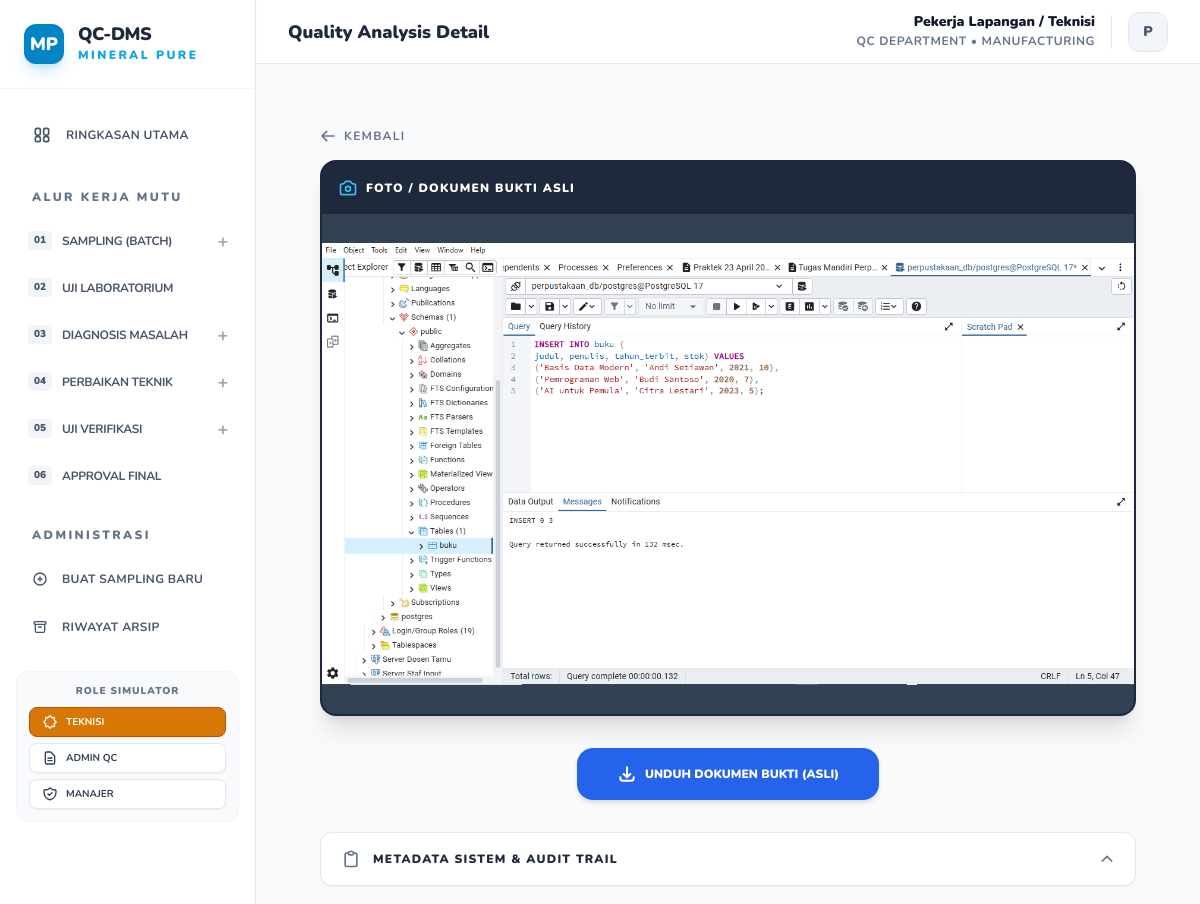
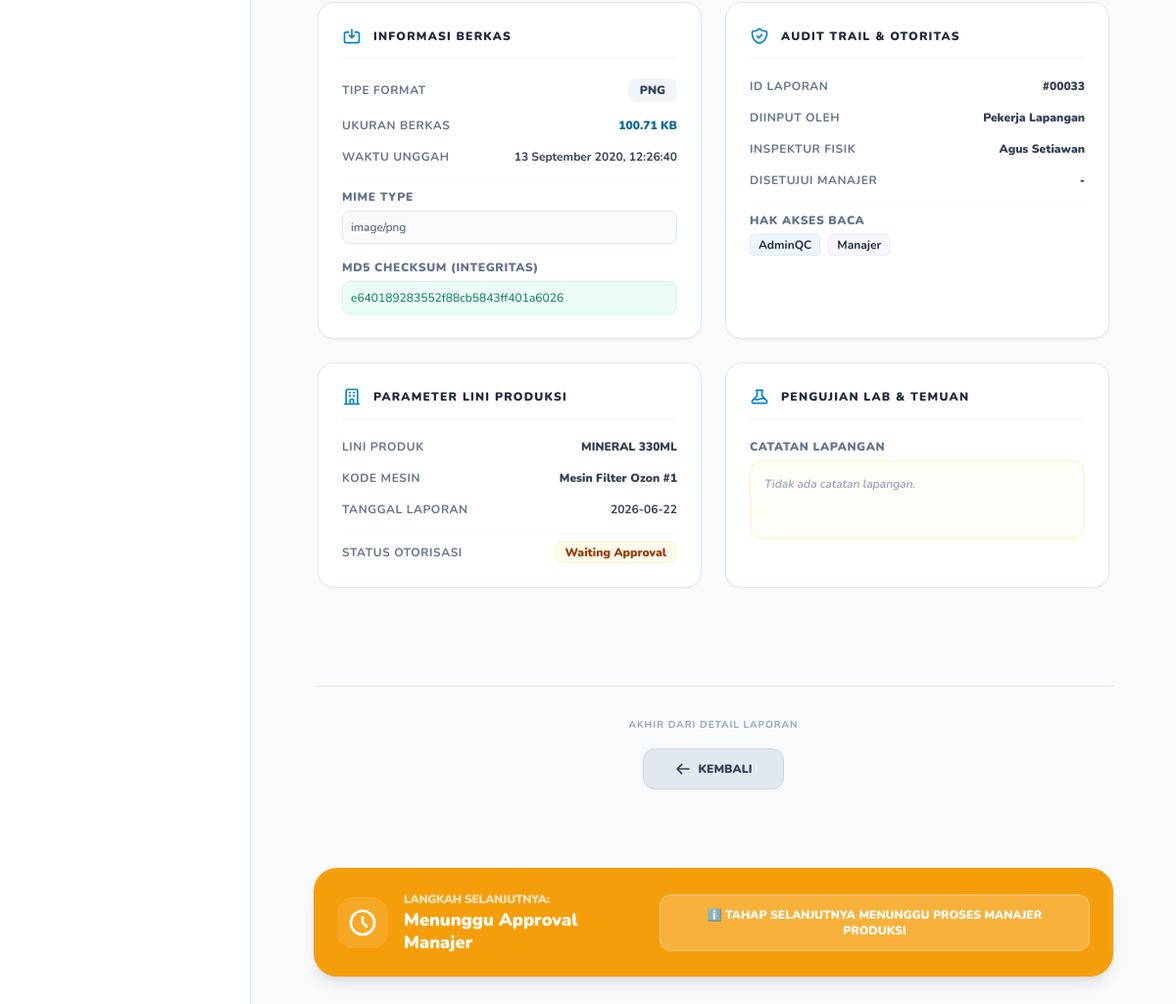
The page /view.php?id=33 on the database its author committed (2 pictures, top to bottom).
### tables this page shows
CREATE TABLE documents (
        id INTEGER PRIMARY KEY AUTOINCREMENT,
        no_dokumen TEXT UNIQUE,
        nama_dokumen TEXT,
        produk TEXT,
        jenis TEXT,
        tanggal TEXT,
        inspector TEXT,
        machine_id TEXT,
        admin_entry_name TEXT,
        status TEXT,
        status_mutu TEXT DEFAULT 'Passed',
        approval_status TEXT DEFAULT 'Waiting Approval',
        approved_by TEXT,
        link TEXT,
        deskripsi TEXT,
        folder_path TEXT,
        parent_doc_id INTEGER,
        ph TEXT,
        tds TEXT,
        kekeruhan TEXT,
        created_at DATETIME,
        approved_at DATETIME,
        archived_at DATETIME
    , file_path TEXT, external_link TEXT);

### view.php (the view, shortened to what the rows shown need)
<?php
require 'db.php';
$id = $_GET['id'] ?? null;
$stmt = $pdo->prepare("SELECT * FROM documents WHERE id = ?");
$stmt->execute([$id]);
$doc = $stmt->fetch(PDO::FETCH_ASSOC);
$stmt = $pdo->prepare("SELECT * FROM documents WHERE parent_doc_id = ?");
$stmt->execute([$id]);
$child_docs = $stmt->fetchAll(PDO::FETCH_ASSOC);
$file_size_formatted = '0 KB';
$file_ext = 'UNKNOWN';
$file_mime = 'application/octet-stream';
$file_hash = '-';
$file_upload_time = $doc['tanggal'];
if (!empty($doc['file_path']) && file_exists($doc['file_path'])) {
    $file_size = filesize($doc['file_path']);
    $units = array('B', 'KB', 'MB', 'GB', 'TB');
    $bytes = max($file_size, 0);
    $pow = floor(($bytes ? log($bytes) : 0) / log(1024));
    $pow = min($pow, count($units) - 1);
    $bytes /= pow(1024, $pow);
    $file_size_formatted = round($bytes, 2) . ' ' . $units[$pow];
    $file_ext = strtoupper(pathinfo($doc['file_path'], PATHINFO_EXTENSION));
    $file_mime = mime_content_type($doc['file_path']);
    $file_hash = md5_file($doc['file_path']);
    $file_upload_time = date("d F Y, H:i:s", filemtime($doc['file_path']));
} elseif (!empty($doc['external_link'])) {
    $file_ext = 'CLOUD LINK';
    $file_mime = 'URI/Hyperlink';
    $file_size_formatted = 'External Storage';
    $file_hash = 'N/A (Cloud Data)';
}
?>
<!DOCTYPE html>
<html lang="id">
<head>
    <script src="https://cdn.tailwindcss.com"></script>
</head>
<body class="bg-slate-50 min-h-screen antialiased text-slate-800">
    <?php include 'sidebar.php'; ?>
    <div class="max-w-5xl mx-auto py-4 md:py-8 px-4 md:px-8 view-container">
        <?php if (!empty($doc['file_path']) || !empty($doc['external_link'])): ?>
        <div class="mb-8 no-print">
            <div class="bg-slate-900 rounded-2xl overflow-hidden shadow-xl border-2 border-slate-800">
                <div class="bg-slate-700 doc-preview-box" style="height:500px">
                    <?php if (!empty($doc['file_path'])): ?>
                        <?php
                        $ext = strtolower(pathinfo($doc['file_path'], PATHINFO_EXTENSION));
                        if (in_array($ext, ['jpg', 'jpeg', 'png', 'webp'])): ?>
                            <img src="<?= htmlspecialchars($doc['file_path']) ?>" class="w-full h-full object-contain" style="display:block">
                        <?php else: ?>
                            <iframe src="<?= htmlspecialchars($doc['file_path']) ?>" class="w-full h-full border-none"></iframe>
                        <?php endif; ?>
                    <?php endif; ?>
                </div>
            </div>
        </div>
        <?php endif; ?>
        <div class="mb-16">
            <div id="metadataSection" class="metadata-content open mt-4">
                <div class="no-print grid grid-cols-1 md:grid-cols-2 gap-6 p-1 mb-8 meta-grid">
                    <div class="bg-white p-6 rounded-2xl border border-slate-200 shadow-sm">
                        <ul class="space-y-4">
                            <li class="flex justify-between items-center">
                                <span class="text-xs font-bold text-slate-500 uppercase tracking-wider">Tipe Format</span>
                                <span class="text-xs font-black text-slate-700 bg-slate-100 px-3 py-1 rounded-lg"><?= $file_ext ?></span>
                            </li>
                            <li class="flex justify-between items-center">
                                <span class="text-xs font-bold text-slate-500 uppercase tracking-wider">Ukuran Berkas</span>
                                <span class="text-xs font-black text-sky-700"><?= $file_size_formatted ?></span>
                            </li>
                            <li class="flex justify-between items-center">
                                <span class="text-xs font-bold text-slate-500 uppercase tracking-wider">Waktu Unggah</span>
                                <span class="text-xs font-bold text-slate-700"><?= $file_upload_time ?></span>
                            </li>
                            <li class="flex flex-col gap-1.5 pt-2 border-t border-slate-50">
                                <span class="text-xs font-black text-slate-500 uppercase tracking-wider">MIME Type</span>
                                <span class="text-xs font-mono text-slate-600 bg-slate-50 p-2 rounded-lg border border-slate-200"><?= $file_mime ?></span>
                            </li>
                            <li class="flex flex-col gap-1.5">
                                <span class="text-xs font-black text-slate-500 uppercase tracking-wider">MD5 Checksum (Integritas)</span>
                                <span class="text-xs font-mono text-emerald-700 bg-emerald-50 p-2 rounded-lg border border-emerald-100 break-all"><?= $file_hash ?></span>
                            </li>
                        </ul>
                    </div>
                    <div class="bg-white p-6 rounded-2xl border border-slate-200 shadow-sm">
                        <ul class="space-y-4">
                            <li class="flex justify-between items-center">
                                <span class="text-xs font-bold text-slate-500 uppercase tracking-wider">ID Laporan</span>
                                <span class="text-xs font-black text-slate-700">#<?= str_pad($doc['id'], 5, '0', STR_PAD_LEFT) ?></span>
                            </li>
                            <li class="flex justify-between items-center">
                                <span class="text-xs font-bold text-slate-500 uppercase tracking-wider">Diinput Oleh</span>
                                <span class="text-xs font-black text-slate-700"><?= htmlspecialchars(str_replace('_', ' ', $doc['admin_entry_name'] ?? 'Pekerja Lapangan')) ?></span>
                            </li>
                            <li class="flex justify-between items-center">
                                <span class="text-xs font-bold text-slate-500 uppercase tracking-wider">Inspektur Fisik</span>
                                <span class="text-xs font-black text-slate-700"><?= htmlspecialchars($doc['inspector'] ?? '-') ?></span>
                            </li>
                            <li class="flex justify-between items-center">
                                <span class="text-xs font-bold text-slate-500 uppercase tracking-wider">Disetujui Manajer</span>
                                <span class="text-xs font-black text-slate-700"><?= htmlspecialchars(explode('(', $doc['approved_by'] ?? '-')[0]) ?></span>
                            </li>
                        </ul>
                    </div>
                    <div class="bg-white p-6 rounded-2xl border border-slate-200 shadow-sm">
                        <ul class="space-y-4">
                            <li class="flex justify-between items-center">
                                <span class="text-xs font-bold text-slate-500 uppercase tracking-wider">Lini Produk</span>
                                <span class="text-xs font-black text-slate-700 uppercase"><?= htmlspecialchars(str_replace('_', ' ', $doc['produk'])) ?></span>
                            </li>
                            <li class="flex justify-between items-center">
                                <span class="text-xs font-bold text-slate-500 uppercase tracking-wider">Kode Mesin</span>
                                <span class="text-xs font-black text-slate-700"><?= htmlspecialchars($doc['machine_id'] ?? '-') ?></span>
                            </li>
                            <li class="flex justify-between items-center">
                                <span class="text-xs font-bold text-slate-500 uppercase tracking-wider">Tanggal Laporan</span>
                                <span class="text-xs font-bold text-slate-700"><?= htmlspecialchars($doc['tanggal']) ?></span>
                            </li>
                            <?php if ($doc['jenis'] == 'Diagnosis_Mesin' || $doc['jenis'] == 'Approval_Manager'): ?>
                                <li class="flex justify-between items-center pt-2 border-t border-slate-50">
                                    <span class="text-xs font-bold text-slate-500 uppercase tracking-wider">Status Otorisasi</span>
                                    <?php
                                    $status_app = $doc['approval_status'] ?? 'Waiting Approval';
                                    $bg = 'text-amber-800 bg-amber-50 border-amber-100';
                                    ?>
                                    <span class="text-xs font-black <?= $bg ?> border px-2.5 py-0.5 rounded-lg">
                                        <?= htmlspecialchars($status_app) ?>
                                    </span>
                                </li>
                            <?php endif; ?>
                        </ul>
                    </div>
                </div>
            </div>
        </div>
        <?php if (empty($child_docs)): ?>
            <?php
            $next_step_label = ""; $next_step_url = ""; $next_step_icon = ""; $next_step_color = "bg-blue-600";
            $next_step_role = ""; $next_step_role_name = ""; $is_waiting_approval = false;
            if ($doc['jenis'] == 'Catatan_Batch') {
                $next_step_label = "Lakukan Uji Laboratorium";
                $next_step_url = "add.php?step=2&m_id=".urlencode($doc['machine_id'])."&prod=".urlencode($doc['produk'])."&p_id=".$id;
                $next_step_role = "Admin_Entry";
                $next_step_role_name = "Admin QC / Laboratorium";
                $next_step_icon = '<svg class="w-8 h-8 text-white" fill="none" stroke="currentColor" viewBox="0 0 24 24" xmlns="http://www.w3.org/2000/svg"><path stroke-linecap="round" stroke-linejoin="round" stroke-width="2" d="M19.428 15.428a2 2 0 00-1.022-.547l-2.387-.477a6 6 0 00-3.86.517l-.318.158a6 6 0 01-3.86.517L6.05 15.21a2 2 0 00-1.806.547M8 4h8l-1 1v5.172a2 2 0 00.586 1.414l5 5c1.26 1.26.367 3.414-1.415 3.414H4.828c-1.782 0-2.674-2.154-1.414-3.414l5-5A2 2 0 009 10.172V5L8 4z"></path></svg>';
            } elseif ($doc['jenis'] == 'Diagnosis_Mesin') {
                if ($doc['approval_status'] == 'Approved') {
                    $next_step_label = "Buat Laporan Perbaikan";
                    $next_step_url = "add.php?step=4&m_id=".urlencode($doc['machine_id'])."&prod=".urlencode($doc['produk'])."&p_id=".$id;
                    $next_step_role = "Pekerja_Lapangan";
                    $next_step_role_name = "Pekerja Lapangan / Teknisi";
                    $next_step_icon = '<svg class="w-8 h-8 text-white" fill="none" stroke="currentColor" viewBox="0 0 24 24" xmlns="http://www.w3.org/2000/svg"><path stroke-linecap="round" stroke-linejoin="round" stroke-width="2.5" d="M10.325 4.317c.426-1.756 2.924-1.756 3.35 0a1.724 1.724 0 002.573 1.066c1.543-.94 3.31.826 2.37 2.37a1.724 1.724 0 001.065 2.572c1.756.426 1.756 2.924 0 3.35a1.724 1.724 0 00-1.066 2.573c.94 1.543-.826 3.31-2.37 2.37a1.724 1.724 0 00-2.572 1.065c-.426 1.756-2.924 1.756-3.35 0a1.724 1.724 0 00-2.573-1.066c-1.543.94-3.31-.826-2.37-2.37a1.724 1.724 0 00-1.065-2.572c-1.756-.426-1.756-2.924 0-3.35a1.724 1.724 0 001.066-2.573c-.94-1.543.826-3.31 2.37-2.37.996.608 2.296.07 2.572-1.065z"></path><path stroke-linecap="round" stroke-linejoin="round" stroke-width="2.5" d="M15 12a3 3 0 11-6 0 3 3 0 016 0z"></path></svg>';
                } else {
                    $is_waiting_approval = true;
                    $next_step_label = "Menunggu Approval Manajer";
                    $next_step_role = "Manager";
                    $next_step_role_name = "Manajer Produksi";
                    $next_step_color = "bg-amber-500";
                    $next_step_icon = '<svg class="w-8 h-8 text-white" fill="none" stroke="currentColor" viewBox="0 0 24 24" xmlns="http://www.w3.org/2000/svg"><path stroke-linecap="round" stroke-linejoin="round" stroke-width="2" d="M12 8v4l3 3m6-3a9 9 0 11-18 0 9 9 0 0118 0z"></path></svg>';
                }
            }
            ?>
            <?php if ($next_step_label): ?>
                <div class="<?= $next_step_color ?> rounded-3xl p-6 text-white flex flex-col md:flex-row justify-between items-start md:items-center gap-6 shadow-lg no-print mt-6">
                    <div class="flex items-center gap-4">
                        <div class="p-2.5 bg-white/10 rounded-2xl">
                            <?= $next_step_icon ?>
                        </div>
                        <div>
                            <h4 class="text-xs font-black uppercase tracking-tight opacity-75">Langkah Selanjutnya:</h4>
                            <p class="text-lg font-black leading-tight mt-0.5"><?= $next_step_label ?></p>
                        </div>
                    </div>
                    <?php if ($_SESSION['role'] == $next_step_role && !$is_waiting_approval): ?>
                        <a href="<?= $next_step_url ?>" class="w-full md:w-auto px-6 py-3 text-center bg-white <?= str_replace('bg-', 'text-', $next_step_color) ?> text-xs font-black uppercase rounded-xl shadow hover:opacity-90 transition-all">Lanjutkan Alur</a>
                    <?php else: ?>
                        <div class="w-full md:w-auto px-6 py-3 text-center bg-white/20 border border-white/30 text-white text-xs font-black uppercase rounded-xl">
                            ℹ️ Tahap selanjutnya menunggu proses <?= $next_step_role_name ?>
                        </div>
                    <?php endif; ?>
                </div>
            <?php endif; ?>
        <?php endif; ?>
    </div>
    </main>
    </div>
    </div>
</body>
</html>

### rows shown on the page
documents: file_path (picture), file_path "PNG", file_path "100.71 KB", file_path "13 September 2020, 12:26:40", file_path "image/png", file_path "e640189283552f88cb5843ff401a6026", id "00033", admin_entry_name "Pekerja Lapangan", inspector "Agus Setiawan", approved_by "-", produk "MINERAL 330ML", machine "Mesin Filter Ozon #1", tanggal "2026-06-22", approval_status "Waiting Approval", approval_status "Menunggu Approval Manajer", approval_status "MANAJER PRODUKSI"

### other values the page prints
$val['num'] "01"
$val['title'] "SAMPLING (BATCH)"
$val['num'] "02"
$val['title'] "UJI LABORATORIUM"
$val['num'] "03"
$val['title'] "DIAGNOSIS MASALAH"
$val['num'] "04"
$val['title'] "PERBAIKAN TEKNIK"
$val['num'] "05"
$val['title'] "UJI VERIFIKASI"
$val['num'] "06"
$val['title'] "APPROVAL FINAL"
$role_name "Pekerja Lapangan / Teknisi"
substr($role_name, 0, 1) "P"
